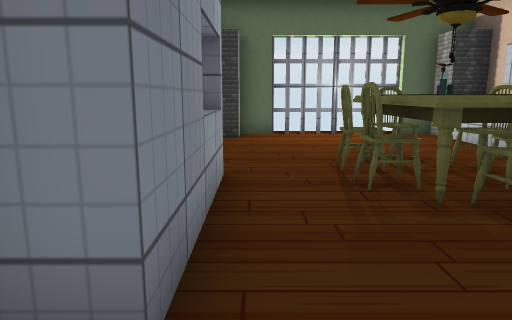
view 1 (above)

17 first-person views from a walk through a Unity game level. The camera is 1.2 m above the floor, tilts 10° down and sees 70° across. The floor is counted in squares, 1 m on a side. Each view is taken from the middle of a square. On the plan, view 1 faces up. The plan holds only what a view shows up to about 15 squares ahead; the rest is blank. The place goes on beyond the plan. The player character is not drawn. Door leaves are left out, so doorways stand open. Some surface patterns are stand-ins.

view 2
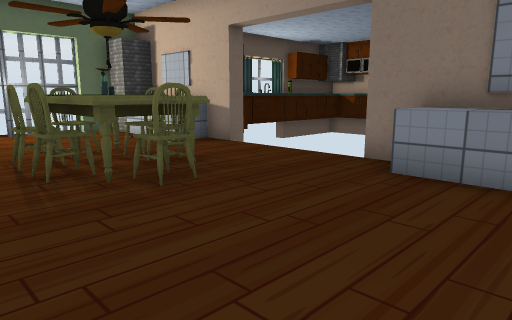

view 3
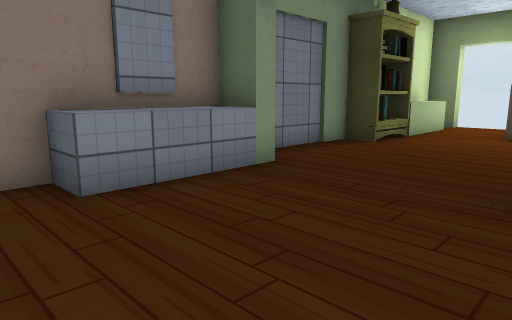

view 4
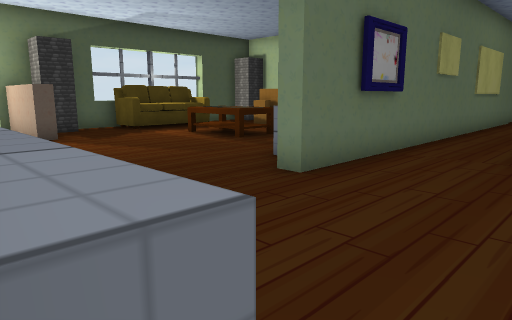

view 5
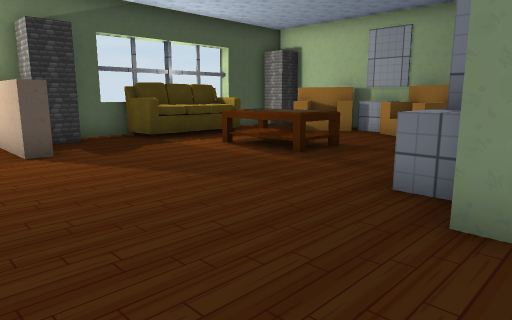

view 6
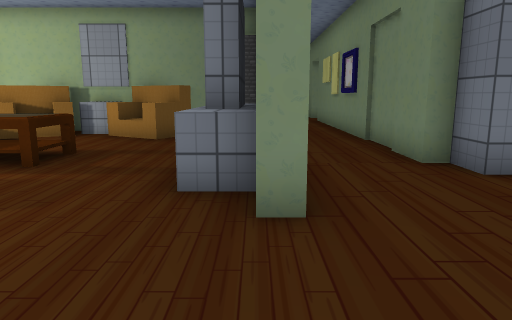

view 7
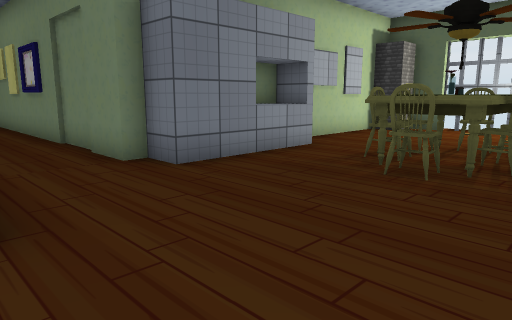

view 8
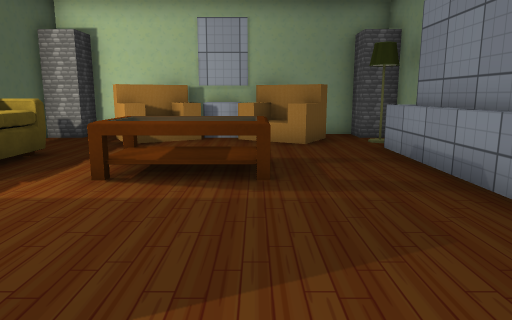

view 9
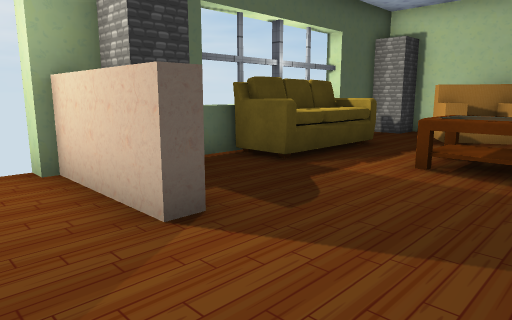

view 10
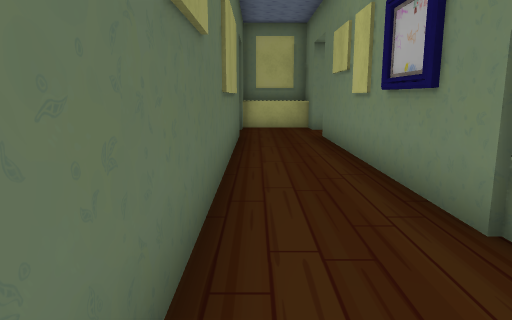

view 11
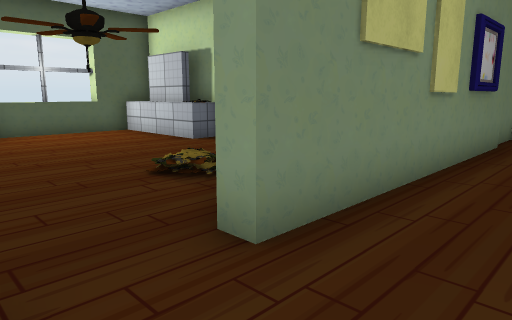

view 12
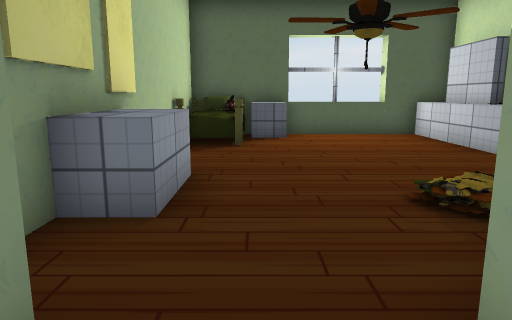

view 13
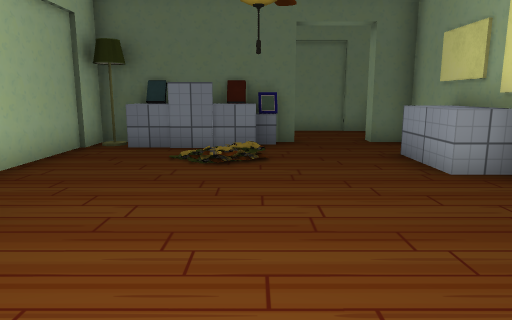

view 14
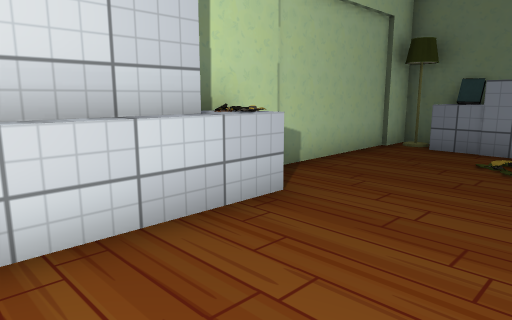

view 15
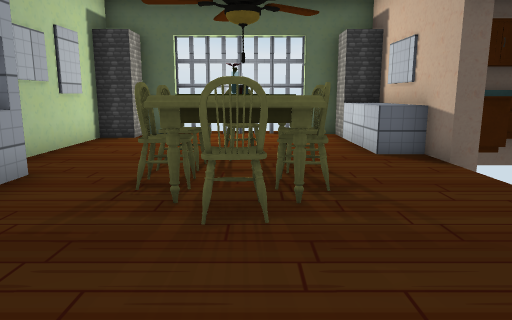

view 16
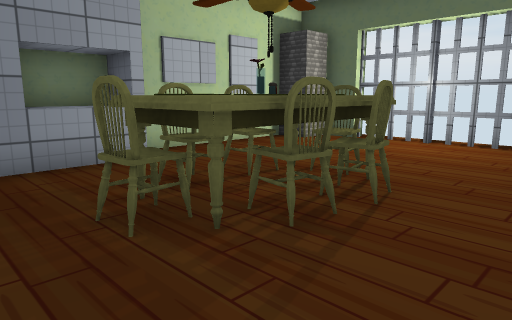

view 17
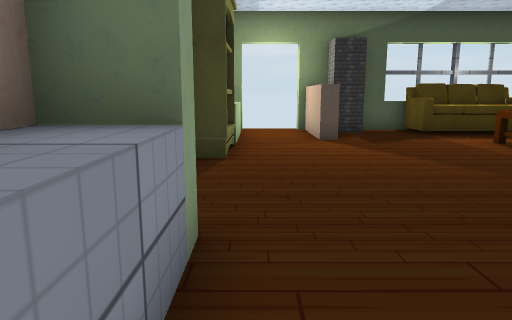

### Floor plan
Key: @ floor where view 1 was taken; # wall or solid block; x gap in a wall; . floor; / step, stairs or slope; D open door; = window, fence, low wall or low ledge; ^ raised ledge; v drop or lower ground; O other object.
Columns run from 17 left of view 1 to 8 right of it. Each row starts with its distance up from view 1.
 12  ####==###      ##xxxx##
 11  #OO^...^      ##......#
 10  #O.....^      #.......^#
  9  #O.....^#     #.......^
  8  #......OO     #.......^#
  7  #...O...#     #...OO...#O
  6  #.......#     #...OOO..
  5  #^......#     ##..OOO..
  4  #^..//..#     #^..OO...
  3  #.......#     ##.......
  2  #...OOOOO     ##.......#
  1 ##..############.......^#
  0 #^...............@.....^#
 -1 #^.....................^#
 -2  ######### ########....##
 -3          # O.^###^......#
 -4          # .............#
 -5          #O ............#
 -6          #vO...OO......O#
 -7          #^....OO......O
 -8          #v#.  OO......O
 -9          #O ........^..^
-10          # .........^..^
-11          # ...OOOO.#^..^#
-12            ##########DD##
-13                     #  #

Where each view was taken, in squares from view 1:
view 1: 0 up, 0 right, facing up
view 2: 1 down, 0 right, facing up-right
view 3: 3 up, 1 right, facing down-right
view 4: 2 up, 6 right, facing down-left
view 5: 1 down, 5 right, facing down-left
view 6: 2 down, 5 right, facing left
view 7: 2 down, 5 right, facing up-left
view 8: 6 down, 4 right, facing left
view 9: 6 down, 5 right, facing down-left
view 10: 1 down, 2 left, facing left
view 11: 1 down, 15 left, facing up-right
view 12: 0 up, 14 left, facing up
view 13: 11 up, 12 left, facing down
view 14: 11 up, 12 left, facing down-right
view 15: 0 up, 3 right, facing up
view 16: 2 up, 6 right, facing up-left
view 17: 1 up, 5 right, facing down
